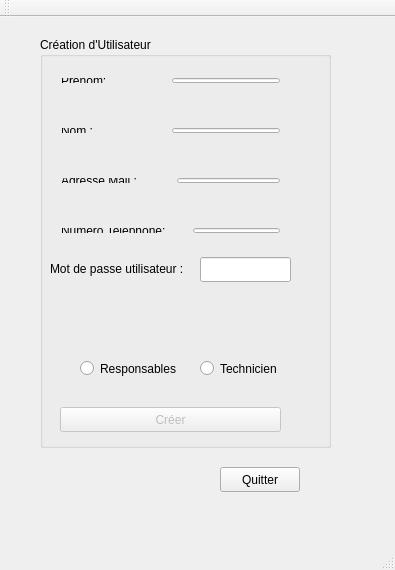
<?xml version="1.0" encoding="UTF-8"?>
<ui version="4.0">
 <class>projetSparebox</class>
 <widget class="QMainWindow" name="projetSparebox">
  <property name="geometry">
   <rect>
    <x>0</x>
    <y>0</y>
    <width>395</width>
    <height>570</height>
   </rect>
  </property>
  <property name="windowTitle">
   <string>projetSparebox</string>
  </property>
  <widget class="QWidget" name="centralWidget">
   <widget class="QGroupBox" name="GroupBoxCreationResponsable">
    <property name="geometry">
     <rect>
      <x>40</x>
      <y>20</y>
      <width>291</width>
      <height>411</height>
     </rect>
    </property>
    <property name="title">
     <string>Création d'Utilisateur</string>
    </property>
    <widget class="QPushButton" name="pushButtonCreerResponsable">
     <property name="enabled">
      <bool>false</bool>
     </property>
     <property name="geometry">
      <rect>
       <x>20</x>
       <y>370</y>
       <width>221</width>
       <height>25</height>
      </rect>
     </property>
     <property name="text">
      <string>Créer</string>
     </property>
    </widget>
    <widget class="QWidget" name="layoutWidget_2">
     <property name="geometry">
      <rect>
       <x>10</x>
       <y>30</y>
       <width>241</width>
       <height>27</height>
      </rect>
     </property>
     <layout class="QHBoxLayout" name="horizontalLayout_2">
      <item>
       <widget class="QLabel" name="labelPrenom">
        <property name="text">
         <string>Prenom: </string>
        </property>
       </widget>
      </item>
      <item>
       <spacer name="horizontalSpacer">
        <property name="orientation">
         <enum>Qt::Horizontal</enum>
        </property>
        <property name="sizeHint" stdset="0">
         <size>
          <width>40</width>
          <height>20</height>
         </size>
        </property>
       </spacer>
      </item>
      <item>
       <widget class="QLineEdit" name="lineEdit_Prenom">
        <property name="enabled">
         <bool>true</bool>
        </property>
        <property name="contextMenuPolicy">
         <enum>Qt::DefaultContextMenu</enum>
        </property>
        <property name="inputMethodHints">
         <set>Qt::ImhNone</set>
        </property>
        <property name="maxLength">
         <number>30</number>
        </property>
        <property name="echoMode">
         <enum>QLineEdit::Normal</enum>
        </property>
        <property name="readOnly">
         <bool>true</bool>
        </property>
       </widget>
      </item>
     </layout>
    </widget>
    <widget class="QWidget" name="layoutWidget_4">
     <property name="geometry">
      <rect>
       <x>10</x>
       <y>180</y>
       <width>241</width>
       <height>27</height>
      </rect>
     </property>
     <layout class="QHBoxLayout" name="horizontalLayout_5">
      <item>
       <widget class="QLabel" name="labelNumTel">
        <property name="text">
         <string>Numero Telephone: </string>
        </property>
       </widget>
      </item>
      <item>
       <spacer name="horizontalSpacer_5">
        <property name="orientation">
         <enum>Qt::Horizontal</enum>
        </property>
        <property name="sizeHint" stdset="0">
         <size>
          <width>40</width>
          <height>20</height>
         </size>
        </property>
       </spacer>
      </item>
      <item>
       <widget class="QLineEdit" name="lineEdit_NumTel">
        <property name="maxLength">
         <number>10</number>
        </property>
        <property name="readOnly">
         <bool>true</bool>
        </property>
       </widget>
      </item>
     </layout>
    </widget>
    <widget class="QRadioButton" name="radioButtonTechnicien">
     <property name="geometry">
      <rect>
       <x>160</x>
       <y>320</y>
       <width>96</width>
       <height>23</height>
      </rect>
     </property>
     <property name="text">
      <string>Technicien</string>
     </property>
    </widget>
    <widget class="QRadioButton" name="radioButtonResponsables">
     <property name="geometry">
      <rect>
       <x>40</x>
       <y>320</y>
       <width>111</width>
       <height>23</height>
      </rect>
     </property>
     <property name="text">
      <string>Responsables</string>
     </property>
    </widget>
    <widget class="QWidget" name="layoutWidget_5">
     <property name="geometry">
      <rect>
       <x>10</x>
       <y>130</y>
       <width>241</width>
       <height>27</height>
      </rect>
     </property>
     <layout class="QHBoxLayout" name="horizontalLayout_4">
      <item>
       <widget class="QLabel" name="labelMail">
        <property name="text">
         <string>Adresse Mail :</string>
        </property>
       </widget>
      </item>
      <item>
       <spacer name="horizontalSpacer_4">
        <property name="orientation">
         <enum>Qt::Horizontal</enum>
        </property>
        <property name="sizeHint" stdset="0">
         <size>
          <width>40</width>
          <height>20</height>
         </size>
        </property>
       </spacer>
      </item>
      <item>
       <widget class="QLineEdit" name="lineEdit_Mail">
        <property name="inputMethodHints">
         <set>Qt::ImhNone</set>
        </property>
        <property name="maxLength">
         <number>255</number>
        </property>
        <property name="readOnly">
         <bool>true</bool>
        </property>
       </widget>
      </item>
     </layout>
    </widget>
    <widget class="QWidget" name="layoutWidget">
     <property name="geometry">
      <rect>
       <x>10</x>
       <y>80</y>
       <width>241</width>
       <height>27</height>
      </rect>
     </property>
     <layout class="QHBoxLayout" name="horizontalLayout">
      <item>
       <widget class="QLabel" name="LabelNom">
        <property name="text">
         <string>Nom :</string>
        </property>
       </widget>
      </item>
      <item>
       <spacer name="horizontalSpacer_2">
        <property name="orientation">
         <enum>Qt::Horizontal</enum>
        </property>
        <property name="sizeHint" stdset="0">
         <size>
          <width>40</width>
          <height>20</height>
         </size>
        </property>
       </spacer>
      </item>
      <item>
       <widget class="QLineEdit" name="lineEdit_Nom">
        <property name="maxLength">
         <number>50</number>
        </property>
        <property name="readOnly">
         <bool>true</bool>
        </property>
       </widget>
      </item>
     </layout>
    </widget>
    <widget class="QLabel" name="label">
     <property name="geometry">
      <rect>
       <x>10</x>
       <y>216</y>
       <width>151</width>
       <height>31</height>
      </rect>
     </property>
     <property name="text">
      <string>Mot de passe utilisateur :</string>
     </property>
    </widget>
    <widget class="QLineEdit" name="lineEdit_mdp">
     <property name="geometry">
      <rect>
       <x>160</x>
       <y>220</y>
       <width>91</width>
       <height>25</height>
      </rect>
     </property>
     <property name="inputMethodHints">
      <set>Qt::ImhHiddenText</set>
     </property>
     <property name="echoMode">
      <enum>QLineEdit::Normal</enum>
     </property>
     <property name="readOnly">
      <bool>true</bool>
     </property>
    </widget>
   </widget>
   <widget class="QPushButton" name="pushButtonQuitter">
    <property name="geometry">
     <rect>
      <x>220</x>
      <y>450</y>
      <width>80</width>
      <height>25</height>
     </rect>
    </property>
    <property name="text">
     <string>Quitter</string>
    </property>
   </widget>
  </widget>
  <widget class="QMenuBar" name="menuBar">
   <property name="geometry">
    <rect>
     <x>0</x>
     <y>0</y>
     <width>395</width>
     <height>22</height>
    </rect>
   </property>
  </widget>
  <widget class="QToolBar" name="mainToolBar">
   <attribute name="toolBarArea">
    <enum>TopToolBarArea</enum>
   </attribute>
   <attribute name="toolBarBreak">
    <bool>false</bool>
   </attribute>
  </widget>
  <widget class="QStatusBar" name="statusBar"/>
 </widget>
 <layoutdefault spacing="6" margin="11"/>
 <resources/>
 <connections>
  <connection>
   <sender>pushButtonQuitter</sender>
   <signal>clicked()</signal>
   <receiver>projetSparebox</receiver>
   <slot>close()</slot>
   <hints>
    <hint type="sourcelabel">
     <x>269</x>
     <y>504</y>
    </hint>
    <hint type="destinationlabel">
     <x>377</x>
     <y>492</y>
    </hint>
   </hints>
  </connection>
 </connections>
</ui>
